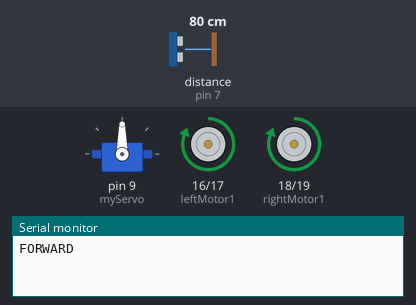
Recording of a sketch running on a simulated Arduino Uno, built with avr-gcc and run on an emulated ATmega328P. Shown: servo, motor-driver pin pairs drawn as motors (green arrow = first pin HIGH = forward, orange = second pin HIGH = backward, longer = more drive), the last lines printed to the serial monitor. Wiring (from diagram.json): servo: signal pin 8; 2 × ultrasonic range finder: trigger pin 6, echo pin 7 / trigger pin 4, echo pin 5. The inputs (shaded band) are chosen by the test bench; at power-on: distance to the obstacle (sensor on pin 7) 80 cm. The echo pulse lasts 58.3 µs per cm; servo pulses on a pin are drawn as a servo (544–2400 µs = 0–180°).

Above: at 0.05 s.
At 1.35 s:
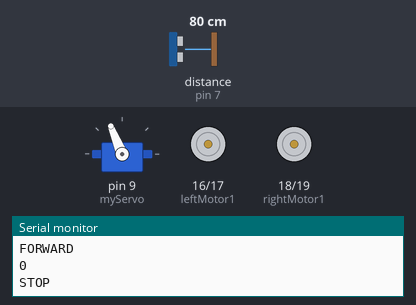
At 2.05 s:
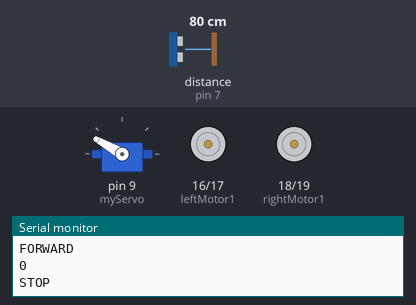
At 4.1 s:
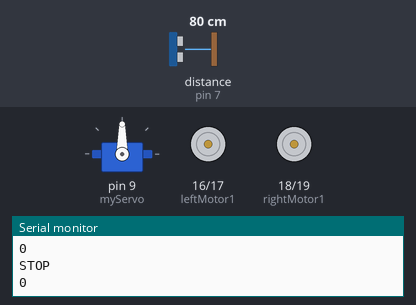
At 6.1 s:
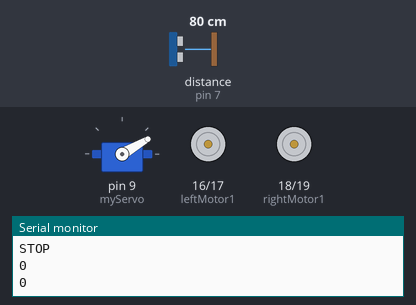
At 8.15 s:
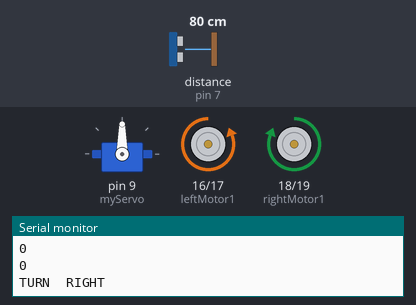
Timing chart, 0 to 10.6 s (numbered marks = the images above):
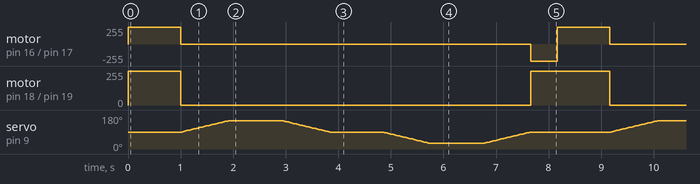

The sketch:

main.ino
```cpp
#include <Servo.h>

#define STOP      0
#define FORWARD   1
#define BACKWARD  2
#define TURNLEFT  3
#define TURNRIGHT 4

int leftMotor1 = 16;
int leftMotor2 = 17;
int rightMotor1 = 18;
int rightMotor2 = 19;

int leftPWM = 5;
int rightPWM = 6;

Servo myServo;  //舵机

int inputPin=7;   // 定义超声波信号接收接口
int outputPin=8;  // 定义超声波信号发出接口

void setup() {
  // put your setup code here, to run once:
  //串口初始化
  Serial.begin(9600);
  //舵机引脚初始化
  myServo.attach(9);
  //测速引脚初始化
  pinMode(leftMotor1, OUTPUT);
  pinMode(leftMotor2, OUTPUT);
  pinMode(rightMotor1, OUTPUT);
  pinMode(rightMotor2, OUTPUT);
  pinMode(leftPWM, OUTPUT);
  pinMode(rightPWM, OUTPUT);
  //超声波控制引脚初始化
  pinMode(inputPin, INPUT);
  pinMode(outputPin, OUTPUT);
}

void loop() {
  // put your main code here, to run repeatedly:
  avoidance();
}
void motorRun(int cmd,int value)
{
  analogWrite(leftPWM, value);  //设置PWM输出，即设置速度
  analogWrite(rightPWM, value);
  switch(cmd){
    case FORWARD:
      Serial.println("FORWARD"); //输出状态
      digitalWrite(leftMotor1, HIGH);
      digitalWrite(leftMotor2, LOW);
      digitalWrite(rightMotor1, HIGH);
      digitalWrite(rightMotor2, LOW);
      break;
     case BACKWARD:
      Serial.println("BACKWARD"); //输出状态
      digitalWrite(leftMotor1, LOW);
      digitalWrite(leftMotor2, HIGH);
      digitalWrite(rightMotor1, LOW);
      digitalWrite(rightMotor2, HIGH);
      break;
     case TURNLEFT:
      Serial.println("TURN  LEFT"); //输出状态
      digitalWrite(leftMotor1, HIGH);
      digitalWrite(leftMotor2, LOW);
      digitalWrite(rightMotor1, LOW);
      digitalWrite(rightMotor2, HIGH);
      break;
     case TURNRIGHT:
      Serial.println("TURN  RIGHT"); //输出状态
      digitalWrite(leftMotor1, LOW);
      digitalWrite(leftMotor2, HIGH);
      digitalWrite(rightMotor1, HIGH);
      digitalWrite(rightMotor2, LOW);
      break;
     default:
      Serial.println("STOP"); //输出状态
      digitalWrite(leftMotor1, LOW);
      digitalWrite(leftMotor2, LOW);
      digitalWrite(rightMotor1, LOW);
      digitalWrite(rightMotor2, LOW);
  }
}
void avoidance()
{
  int pos;
  int dis[3];//距离
  motorRun(FORWARD,200);
  myServo.write(90);
  dis[1]=getDistance(); //中间

  if(dis[1]<30)
  {
    motorRun(STOP,0);
    for (pos = 90; pos <= 150; pos += 1)
    {
      myServo.write(pos);              // tell servo to go to position in variable 'pos'
      delay(15);                       // waits 15ms for the servo to reach the position
    }
    dis[2]=getDistance(); //左边
    for (pos = 150; pos >= 30; pos -= 1)
    {
      myServo.write(pos);              // tell servo to go to position in variable 'pos'
      delay(15);                       // waits 15ms for the servo to reach the position
      if(pos==90)
        dis[1]=getDistance(); //中间
    }
    dis[0]=getDistance();  //右边
    for (pos = 30; pos <= 90; pos += 1)
    {
      myServo.write(pos);              // tell servo to go to position in variable 'pos'
      delay(15);                       // waits 15ms for the servo to reach the position
    }
    if(dis[0]<dis[2]) //右边距离障碍的距离比左边近
    {
      //左转
      motorRun(TURNLEFT,250);
      delay(500);
    }
    else  //右边距离障碍的距离比左边远
    {
      //右转
      motorRun(TURNRIGHT,250);
      delay(500);
    }
  }
}
int getDistance()
{
  digitalWrite(outputPin, LOW); // 使发出发出超声波信号接口低电平2μs
  delayMicroseconds(2);
  digitalWrite(outputPin, HIGH); // 使发出发出超声波信号接口高电平10μs，这里是至少10μs
  delayMicroseconds(10);
  digitalWrite(outputPin, LOW); // 保持发出超声波信号接口低电平
  int distance = pulseIn(inputPin, HIGH); // 读出脉冲时间
  distance= distance/58; // 将脉冲时间转化为距离（单位：厘米）
  Serial.println(distance); //输出距离值

  if (distance >=50)
  {
    //如果距离小于50厘米返回数据
    return 50;
  }//如果距离小于50厘米小灯熄灭
  else
    return distance;
}
```

Measured:
- by itself, motor on pin 16 (leftMotor1) / pin 17 (leftMotor2): repeats every 8.2 s: stopped 6.7 s, backward 255/255 0.50 s, forward 255/255 1.0 s
- by itself, motor on pin 18 (rightMotor1) / pin 19 (rightMotor2): repeats every 8.2 s: stopped 6.7 s, forward 255/255 1.5 s
